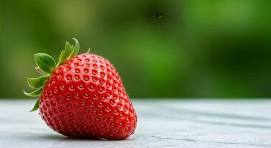
#> input picture image.jpg, 271 x 148 px
$ python 'exp3 code.py'
#> lines starting #> are read from the running program, lines starting #| are printed output that depends on the picture; after the words box and inside, x2 and y2 are one past the last pixel; in counts of white or black regions, pixels touching at a corner belong together
import cv2

# Read the image
image = cv2.imread("image.jpg")
#> image is the input picture: shape (148, 271, 3); mean B, G, R 72.4, 115.1, 111.6

# Check if image is loaded
if image is None:
    print("Error: Image not found!")
    exit()

# Convert image to grayscale
gray = cv2.cvtColor(image, cv2.COLOR_BGR2GRAY)
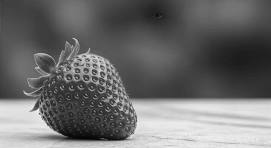
#> gray: shape (148, 271); min 3, max 250, mean 109.2

# Apply Gaussian Blur to reduce noise
blur = cv2.GaussianBlur(gray, (5, 5), 0)
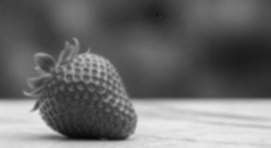
#> blur: shape (148, 271); min 8, max 235, mean 109.2

# Detect edges using Canny
edges = cv2.Canny(blur, 100, 200)
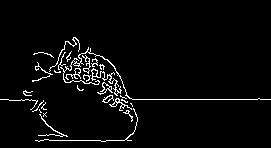
#> edges: shape (148, 271); 3.7% white in thin lines or dots, all inside (x1, y1, x2, y2) = (0, 37, 271, 142)

# Display images
cv2.imshow("Original Image", image)
cv2.imshow("Grayscale Image", gray)
cv2.imshow("Canny Edge Detection", edges)

# Save the output image
cv2.imwrite("canny_output.jpg", edges)

# Wait until a key is pressed
cv2.waitKey(0)
cv2.destroyAllWindows()

$ run again, with exp24-input.jpg copied over image.jpg
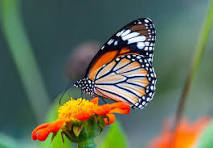
#> input picture exp24-input.jpg, 213 x 148 px
#> image is the input picture: shape (148, 213, 3); mean B, G, R 89, 108.1, 97.2
#> `blur = cv2.GaussianBlur(gray, (5, 5), 0)`:
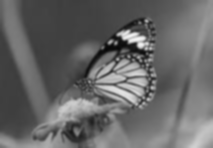
#> blur: shape (148, 213); min 7, max 242, mean 102.7
#> `edges = cv2.Canny(blur, 100, 200)`:
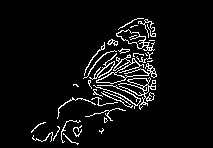
#> edges: shape (148, 213); 5.8% white in thin lines or dots, all inside (x1, y1, x2, y2) = (31, 18, 157, 145)

$ run again, with exp28-input.jpeg copied over image.jpg
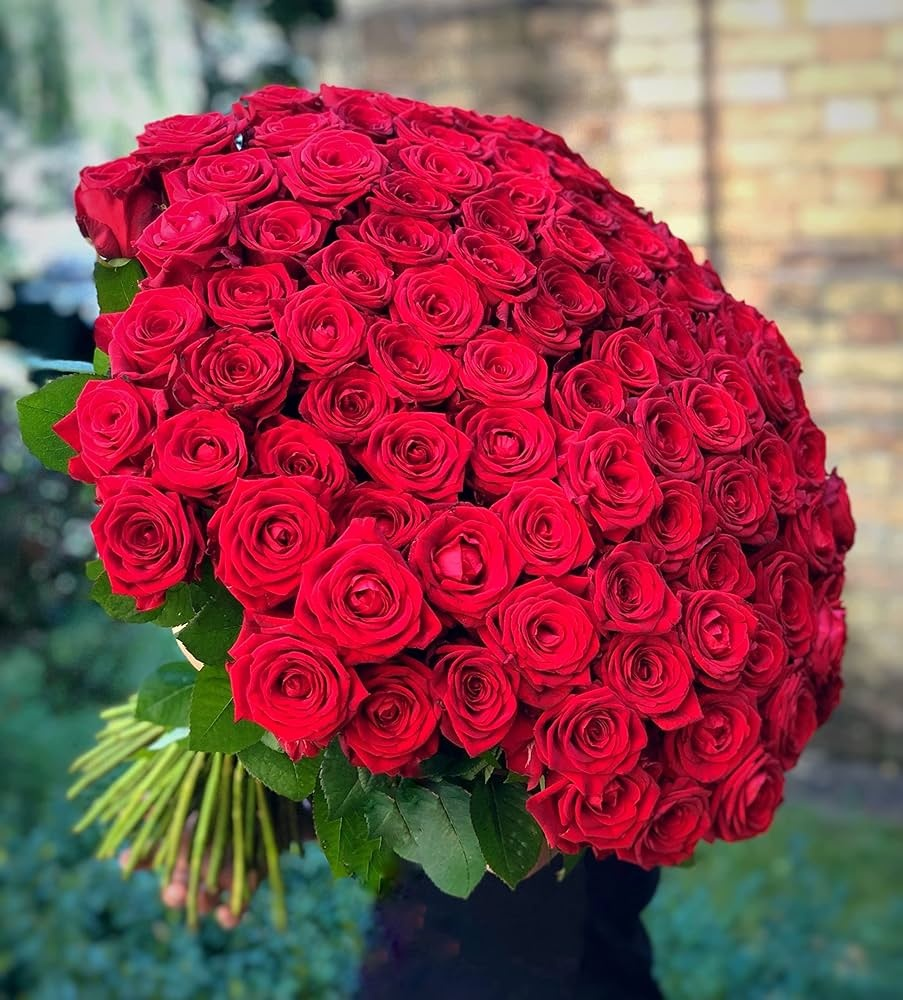
#> input picture exp28-input.jpeg, 903 x 1000 px
#> image is the input picture: shape (1000, 903, 3); mean B, G, R 78.3, 70.4, 141.4
#> `gray = cv2.cvtColor(image, cv2.COLOR_BGR2GRAY)`:
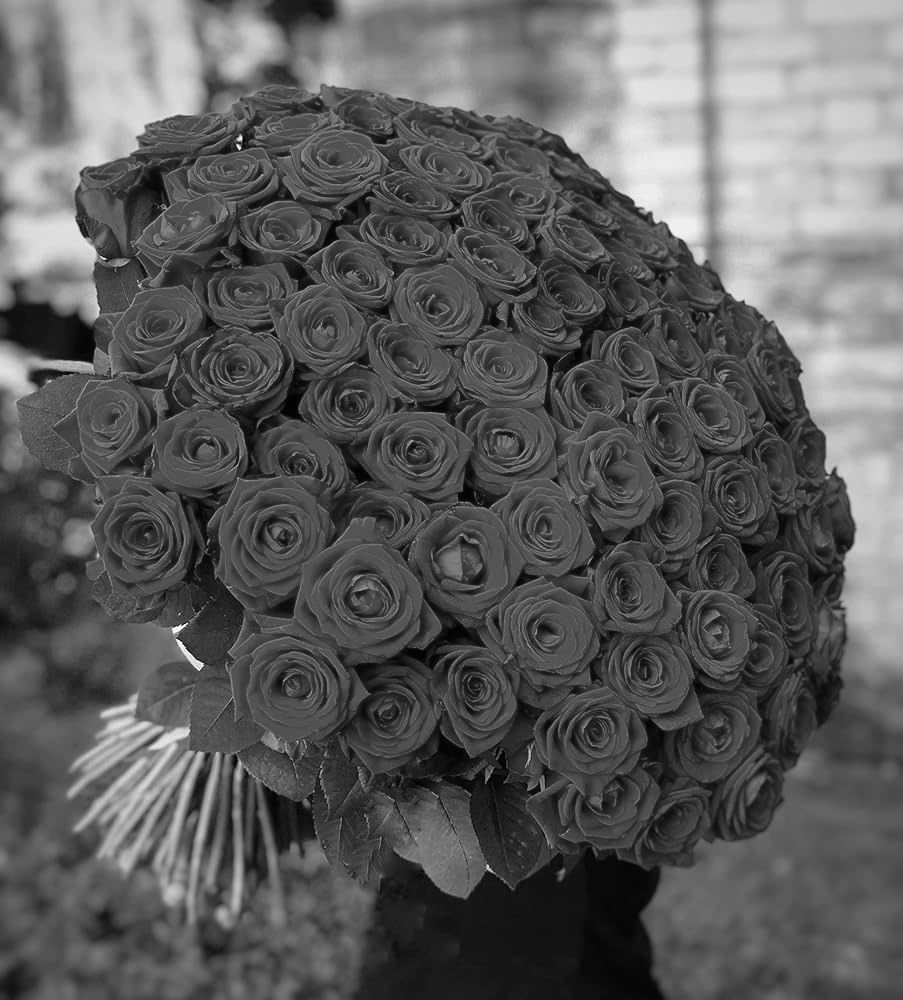
#> gray: shape (1000, 903); min 0, max 251, mean 92.5
#> `edges = cv2.Canny(blur, 100, 200)`:
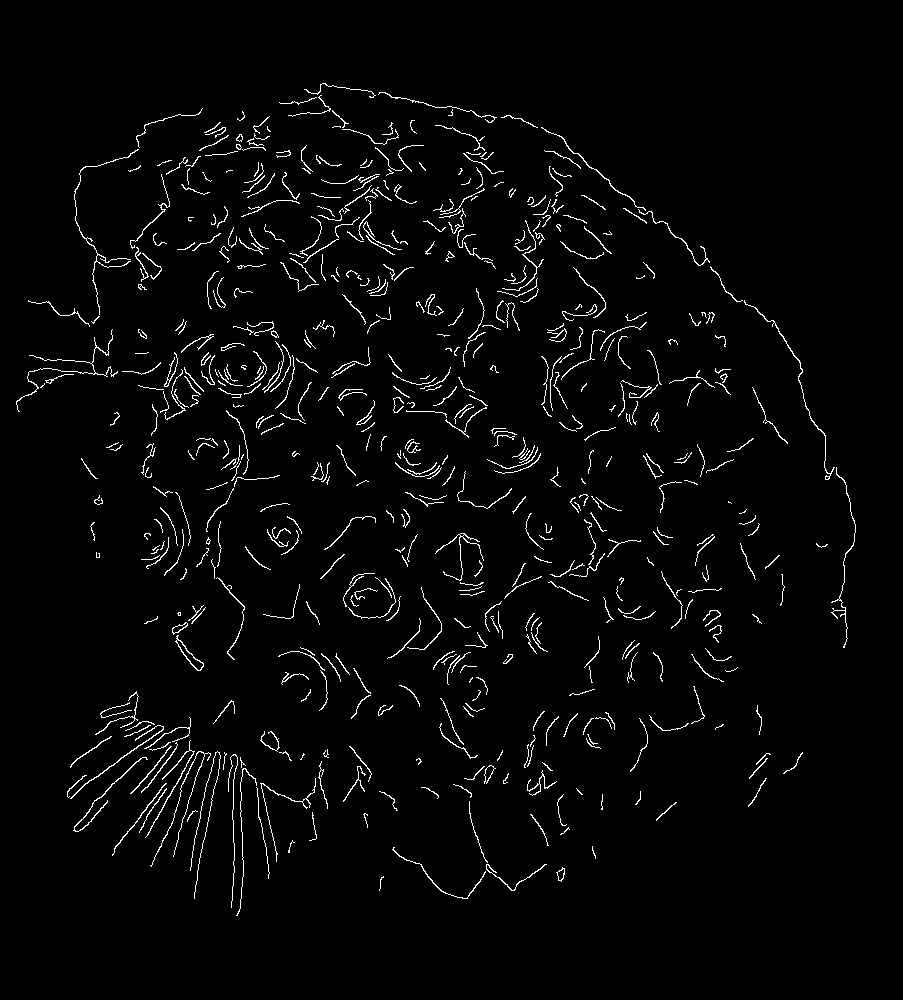
#> edges: shape (1000, 903); 2.7% white in thin lines or dots, all inside (x1, y1, x2, y2) = (16, 83, 856, 916)
